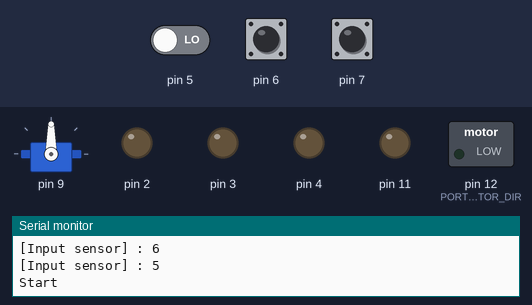
The program below on a simulated Arduino Uno, built with avr-gcc and run on an emulated ATmega328P. Shown: servo, switched loads named in the program (green lamp = pin HIGH), output pins drawn as LEDs (lit = HIGH), the last lines printed to the serial monitor. The test bench sets the inputs (shaded band); at power-on: pin 7 LOW, pin 6 LOW, pin 5 LOW.

Above: at 2.0 s.
2.1 s: pin 7 pulsed HIGH 2 times (0.12 s each, 0.3 s apart)
At 3.3 s:
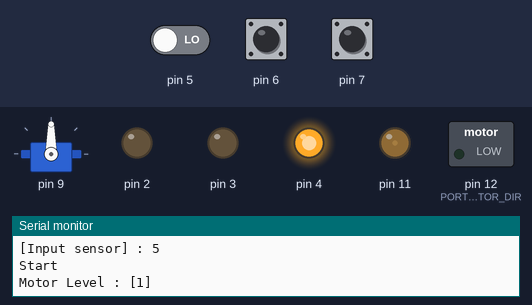
4.2 s: pin 6 pulsed HIGH 2 times (0.12 s each, 0.3 s apart)
At 5.52 s:
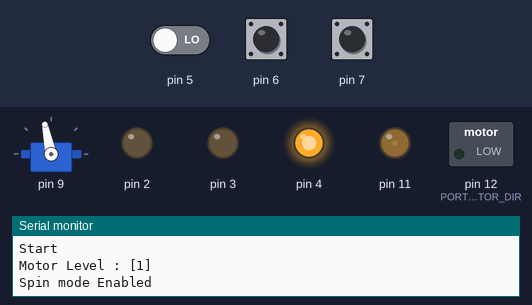
At 7.33 s:
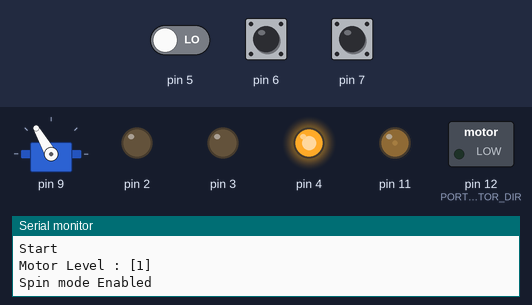
Timing chart, 0 to 19.1 s (numbered marks = the images above; inputs shaded):
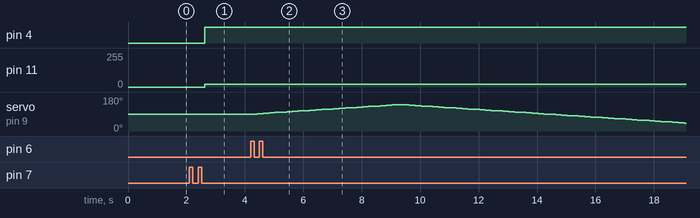

Measured:
- after the input at 2.1 s, pin 4: LOW → HIGH after 0.53 s; pin 11: 0/255 → 22/255 after 0.53 s
- after the input at 4.2 s, servo on pin 9: rises from 90° to 140° in 4.8 s, then falls to 42° in 9.8 s

The program:

main.cpp
```cpp
# include <Arduino.h>
# include <bundle_refactor.h>
# include <Raspberry_pi_Json.h>

// # include <app_api.h>
// # include <avr_debugger.h>
// # include <avr8-stub.h>

// # define SERIAL_SPEED   115200
// # define KEY_MSG_1      "Angle_left"                    // integer between [0 ~ 180]
// # define KEY_MSG_2      "Angle_right"                   // integer between [0 ~ 180]
// # define KEY_MSG_3      "Is_detected"                   // boolean
// # define KEY_MSG_4      "QUIT"                          // boolean

enum LED_PORTS
{
    led1 = 4,
    led2 = 3,
    led3 = 2,
};

# define PORT_INPUT_SENSOR_1    7
# define PORT_MOTOR             11
# define PORT_MOTOR_DIR         12

# define PORT_INPUT_SENSOR_2    6
# define PORT_SERVO             9

# define PORT_INPUT_SENSOR_3    5

// # define L_max_angle            10
// # define R_max_angle            180
# define L_max_angle            (90 - 50)
# define R_max_angle            (90 + 50)
# define UNIT_STEP              2

sensor_LED_bundle sensor_led_bundle;
sensor_servo_bundle sensor_servo;
Raspberry_pi_Json serial_receiver(&Serial, &Serial);
Sensor automode_sensor;

bool Automode_flag = false;

void setup()
{
    // debug_init();

    Serial.begin(9600);
    delay(200);
    Serial.println("Done setup\n");

    pinMode(PORT_MOTOR_DIR, OUTPUT);
    digitalWrite(PORT_MOTOR_DIR, LOW);
    // delay(100);

    serial_receiver.begin_serial(9600);
    // delay(100);

    sensor_led_bundle.assign_led(led1);
    sensor_led_bundle.assign_led(led2);
    sensor_led_bundle.assign_led(led3);
    // delay(100);

    sensor_led_bundle.assign_input_sensor(PORT_INPUT_SENSOR_1);
    // delay(100);

    sensor_led_bundle.setup_output(PORT_MOTOR, false);

    sensor_servo.assign_input_sensor(PORT_INPUT_SENSOR_2);
    sensor_servo.assign_servo(PORT_SERVO, L_max_angle, R_max_angle, UNIT_STEP);
    sensor_servo.assign_angle(L_max_angle, R_max_angle, true);

    automode_sensor.assign_port(PORT_INPUT_SENSOR_3);
    delay(100);

    sensor_led_bundle.print_port();
    Serial.println("\n");
    sensor_servo.print_port();
    Serial.println("\n");

    Serial.print("[Input sensor] : ");
    automode_sensor.print_port();
    Serial.println("\n");

    Serial.println("Start\n");
}

void loop()
{
    static int count;
    // Serial.print("[");
    // Serial.print(count++);
    // Serial.print("] :");
    // Serial.println(Automode_flag);

    int var1 = sensor_led_bundle.process_signal();

    int var2;
    if (sensor_led_bundle.level)
    {
        var2 = sensor_servo.process_signal();
    }

    // Serial.println(var1);
    // Serial.println(var2);

    if (automode_sensor.is_received())
    {
        Automode_flag = !Automode_flag;
        if (Automode_flag)
        {
            Serial.println("Automode Enabled\n");
        }
        else
        {
            Serial.println("Automode Disabled\n");
        }
    }

    if (Automode_flag)
    {
        if (sensor_led_bundle.level && serial_receiver.receive_msg())
        {
            if (serial_receiver.Quit)
            {
                Serial.println("Exiting program...\n");
                delay(100);
                exit(0);
            }

            int prev_l = sensor_servo.angle_Left;
            int prev_r = sensor_servo.angle_Right;

            int angle_l = serial_receiver.angle_Left;
            int angle_r = serial_receiver.angle_Right;
            sensor_servo.assign_angle(angle_l, angle_r);

            bool detection = serial_receiver.detection_Flag;

            Serial.println("angle has been changed.");
            Serial.print("[Left]  : ");
            Serial.print(prev_l);
            Serial.print(" --> ");
            Serial.println(sensor_servo.angle_Left);

            Serial.print("[Right] : ");
            Serial.print(prev_r);
            Serial.print(" --> ");
            Serial.println(sensor_servo.angle_Right);

            Serial.print("[Detection] : ");
            Serial.println(detection ? "true" : "false");

            Serial.println("\n");
        }
    }
    else
    {
        sensor_servo.assign_angle(L_max_angle, R_max_angle);
        delay(100);
    }

    delay(100);
}

/*
sample json data
{'Angle_left': 80, 'Angle_right': 100, 'Is_detected': true}
{'Angle_left': 60, 'Angle_right': 120, 'Is_detected': true}
{'Angle_left': 45, 'Angle_right': 135, 'Is_detected': false}
{'Angle_left': 30, 'Angle_right': 150, 'Is_detected': true}
{'Angle_left': 15, 'Angle_right': 165, 'Is_detected': false}
{'Angle_left': 0, 'Angle_right': 180, 'Is_detected': true}
*/
```
